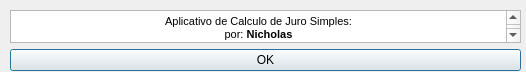
<?xml version="1.0" encoding="UTF-8"?>
<ui version="4.0">
 <class>Dialog</class>
 <widget class="QDialog" name="Dialog">
  <property name="geometry">
   <rect>
    <x>0</x>
    <y>0</y>
    <width>526</width>
    <height>72</height>
   </rect>
  </property>
  <property name="windowTitle">
   <string>Sobre: Aplicativo de Juros Composto</string>
  </property>
  <widget class="QWidget" name="gridLayoutWidget">
   <property name="geometry">
    <rect>
     <x>10</x>
     <y>10</y>
     <width>511</width>
     <height>61</height>
    </rect>
   </property>
   <layout class="QGridLayout" name="gridLayout">
    <item row="0" column="0">
     <widget class="QTextEdit" name="textEdit">
      <property name="enabled">
       <bool>true</bool>
      </property>
      <property name="readOnly">
       <bool>true</bool>
      </property>
      <property name="html">
       <string>&lt;!DOCTYPE HTML PUBLIC &quot;-//W3C//DTD HTML 4.0//EN&quot; &quot;http://www.w3.org/TR/REC-html40/strict.dtd&quot;&gt;
&lt;html&gt;&lt;head&gt;&lt;meta name=&quot;qrichtext&quot; content=&quot;1&quot; /&gt;&lt;style type=&quot;text/css&quot;&gt;
p, li { white-space: pre-wrap; }
&lt;/style&gt;&lt;/head&gt;&lt;body style=&quot; font-family:'MS Shell Dlg 2'; font-size:8.25pt; font-weight:400; font-style:normal;&quot;&gt;
&lt;p align=&quot;center&quot; style=&quot; margin-top:0px; margin-bottom:0px; margin-left:0px; margin-right:0px; -qt-block-indent:0; text-indent:0px;&quot;&gt;&lt;span style=&quot; font-size:8pt;&quot;&gt;Aplicativo de Calculo de Juro Simples:&lt;/span&gt;&lt;/p&gt;
&lt;p align=&quot;center&quot; style=&quot; margin-top:0px; margin-bottom:0px; margin-left:0px; margin-right:0px; -qt-block-indent:0; text-indent:0px;&quot;&gt;&lt;span style=&quot; font-size:8pt;&quot;&gt;por: &lt;/span&gt;&lt;span style=&quot; font-size:8pt; font-weight:600;&quot;&gt;Nicholas&lt;/span&gt;&lt;/p&gt;
&lt;p style=&quot;-qt-paragraph-type:empty; margin-top:0px; margin-bottom:0px; margin-left:0px; margin-right:0px; -qt-block-indent:0; text-indent:0px; font-size:8pt;&quot;&gt;&lt;br /&gt;&lt;/p&gt;
&lt;p style=&quot;-qt-paragraph-type:empty; margin-top:0px; margin-bottom:0px; margin-left:0px; margin-right:0px; -qt-block-indent:0; text-indent:0px; font-size:8pt;&quot;&gt;&lt;br /&gt;&lt;/p&gt;
&lt;p style=&quot;-qt-paragraph-type:empty; margin-top:0px; margin-bottom:0px; margin-left:0px; margin-right:0px; -qt-block-indent:0; text-indent:0px; font-size:8pt;&quot;&gt;&lt;br /&gt;&lt;/p&gt;&lt;/body&gt;&lt;/html&gt;</string>
      </property>
     </widget>
    </item>
    <item row="1" column="0">
     <widget class="QPushButton" name="btOkAbout">
      <property name="text">
       <string>OK</string>
      </property>
     </widget>
    </item>
   </layout>
  </widget>
  <zorder>gridLayoutWidget</zorder>
  <zorder>textEdit</zorder>
 </widget>
 <resources/>
 <connections/>
</ui>
